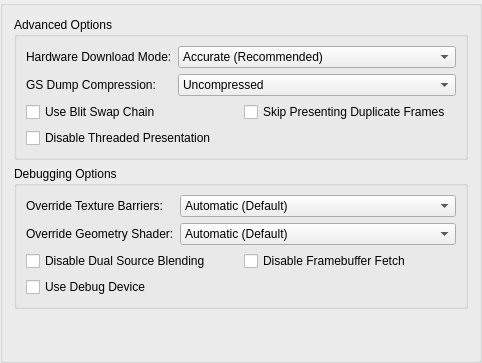
     <widget class="QGroupBox" name="advancedTab">
      <attribute name="title">
       <string extracomment="Advanced here refers to the advanced graphics options.">Advanced</string>
      </attribute>
      <layout class="QVBoxLayout" name="verticalLayout_2">
       <item>
        <widget class="QGroupBox" name="advancedOptions">
         <property name="title">
          <string>Advanced Options</string>
         </property>
         <layout class="QFormLayout" name="advancedOptionsFormLayout">
          <item row="0" column="0">
           <widget class="QLabel" name="label_42">
            <property name="text">
             <string>Hardware Download Mode:</string>
            </property>
           </widget>
          </item>
          <item row="0" column="1">
           <widget class="QComboBox" name="gsDownloadMode">
            <item>
             <property name="text">
              <string>Accurate (Recommended)</string>
             </property>
            </item>
            <item>
             <property name="text">
              <string>Disable Readbacks (Synchronize GS Thread)</string>
             </property>
            </item>
            <item>
             <property name="text">
              <string>Unsynchronized (Non-Deterministic)</string>
             </property>
            </item>
            <item>
             <property name="text">
              <string>Disabled (Ignore Transfers)</string>
             </property>
            </item>
           </widget>
          </item>
          <item row="1" column="0">
           <widget class="QLabel" name="label_34">
            <property name="text">
             <string>GS Dump Compression:</string>
            </property>
           </widget>
          </item>
          <item row="1" column="1">
           <widget class="QComboBox" name="gsDumpCompression">
            <item>
             <property name="text">
              <string>Uncompressed</string>
             </property>
            </item>
            <item>
             <property name="text">
              <string>LZMA (xz)</string>
             </property>
            </item>
            <item>
             <property name="text">
              <string>Zstandard (zst)</string>
             </property>
            </item>
           </widget>
          </item>
          <item row="3" column="0" colspan="2">
           <layout class="QGridLayout" name="gridLayout_9">
            <item row="0" column="1">
             <widget class="QCheckBox" name="skipPresentingDuplicateFrames">
              <property name="text">
               <string>Skip Presenting Duplicate Frames</string>
              </property>
             </widget>
            </item>
            <item row="0" column="0">
             <widget class="QCheckBox" name="useBlitSwapChain">
              <property name="text">
               <string extracomment="Blit = a data operation. You might want to write it as-is, but fully uppercased. More information: https://en.wikipedia.org/wiki/Bit_blit \nSwap chain: see Microsoft's Terminology Portal.">Use Blit Swap Chain</string>
              </property>
             </widget>
            </item>
            <item row="1" column="0">
             <widget class="QCheckBox" name="threadedPresentation">
              <property name="text">
               <string>Disable Threaded Presentation</string>
              </property>
             </widget>
            </item>
           </layout>
          </item>
         </layout>
        </widget>
       </item>
       <item>
        <widget class="QGroupBox" name="debuggingOptions">
         <property name="title">
          <string>Debugging Options</string>
         </property>
         <layout class="QFormLayout" name="debuggingOptionsFormLayout">
          <item row="0" column="0">
           <widget class="QLabel" name="label_19">
            <property name="text">
             <string>Override Texture Barriers:</string>
            </property>
           </widget>
          </item>
          <item row="0" column="1">
           <widget class="QComboBox" name="overrideTextureBarriers">
            <item>
             <property name="text">
              <string>Automatic (Default)</string>
             </property>
            </item>
            <item>
             <property name="text">
              <string>Force Disabled</string>
             </property>
            </item>
            <item>
             <property name="text">
              <string>Force Enabled</string>
             </property>
            </item>
           </widget>
          </item>
          <item row="1" column="0">
           <widget class="QLabel" name="label_30">
            <property name="text">
             <string>Override Geometry Shader:</string>
            </property>
           </widget>
          </item>
          <item row="1" column="1">
           <widget class="QComboBox" name="overrideGeometryShader">
            <item>
             <property name="text">
              <string>Automatic (Default)</string>
             </property>
            </item>
            <item>
             <property name="text">
              <string>Force Disabled</string>
             </property>
            </item>
            <item>
             <property name="text">
              <string>Force Enabled</string>
             </property>
            </item>
           </widget>
          </item>
          <item row="3" column="0" colspan="2">
           <layout class="QGridLayout" name="gridLayout_7">
            <item row="1" column="0">
             <widget class="QCheckBox" name="useDebugDevice">
              <property name="text">
               <string>Use Debug Device</string>
              </property>
             </widget>
            </item>
            <item row="0" column="0">
             <widget class="QCheckBox" name="disableDualSource">
              <property name="text">
               <string>Disable Dual Source Blending</string>
              </property>
             </widget>
            </item>
            <item row="0" column="1">
             <widget class="QCheckBox" name="disableFramebufferFetch">
              <property name="text">
               <string>Disable Framebuffer Fetch</string>
              </property>
             </widget>
            </item>
           </layout>
          </item>
         </layout>
        </widget>
       </item>
       <item>
        <spacer name="verticalSpacer_2">
         <property name="orientation">
          <enum>Qt::Vertical</enum>
         </property>
         <property name="sizeHint" stdset="0">
          <size>
           <width>20</width>
           <height>40</height>
          </size>
         </property>
        </spacer>
       </item>
      </layout>
     </widget>
